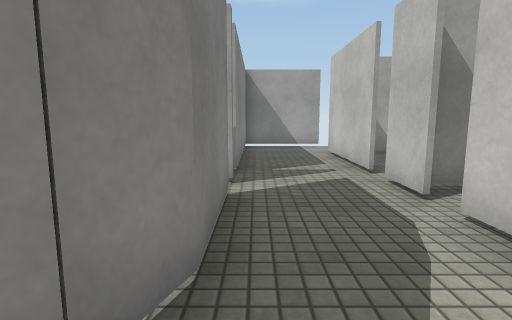
View 1 (above)

16 first-person views from a walk through a 3-D level made in the Unity game engine. The camera is 1.2 m above the floor, tilts 8° down and sees 80° across. The floor is counted in squares, 1 m on a side. Each view is taken from the middle of a square. On the plan, view 1 faces up. The plan holds only what a view shows up to about 13 squares ahead; the rest is blank. The place goes on beyond the plan. Surface patterns are stand-ins for the level's own textures.

View 2
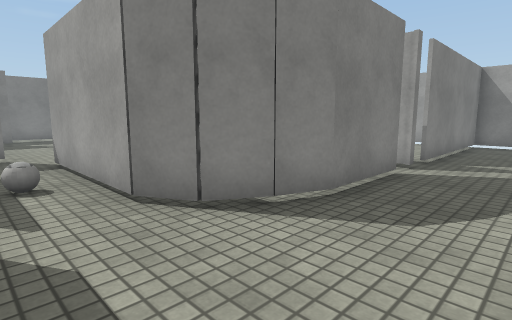

View 3
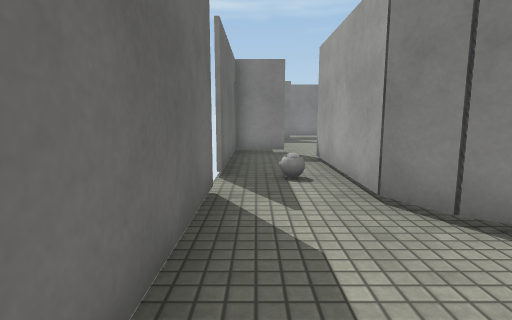

View 4
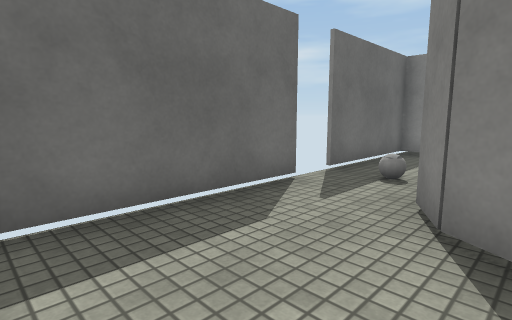

View 5
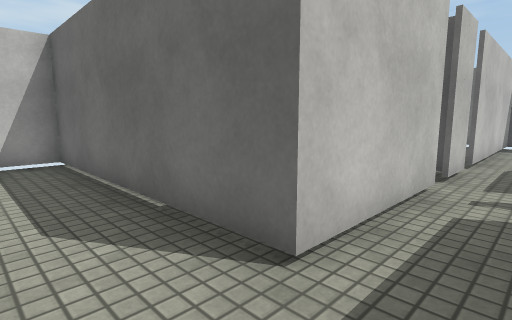

View 6
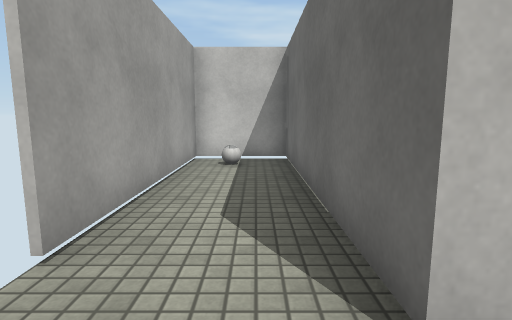

View 7
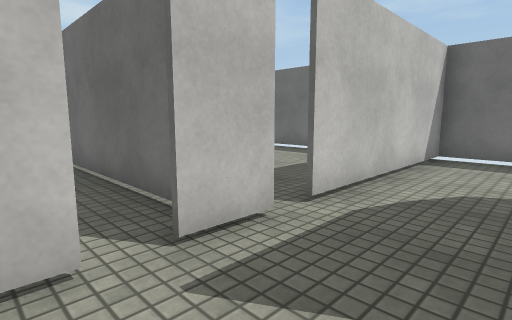

View 8
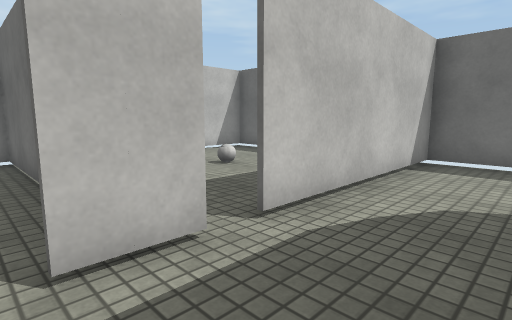

View 9
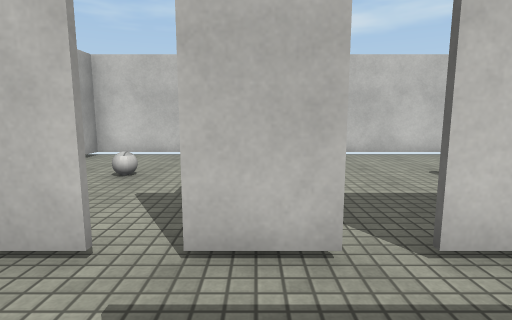

View 10
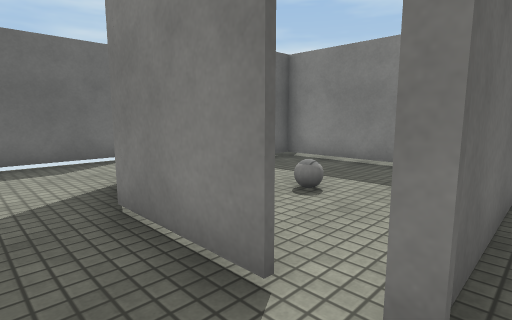

View 11
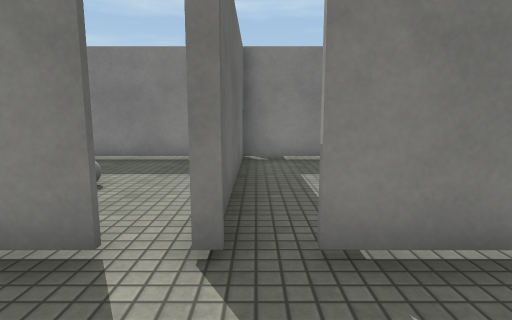

View 12
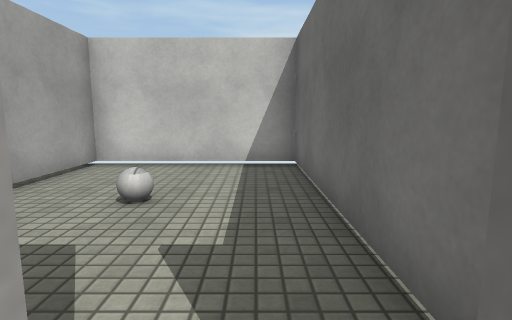

View 13
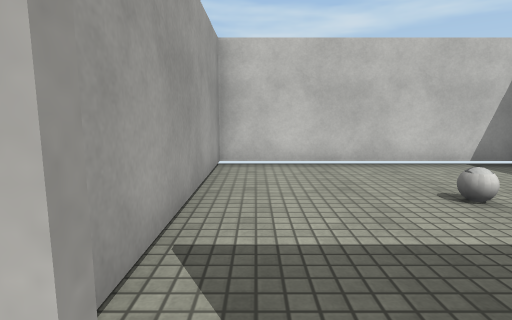

View 14
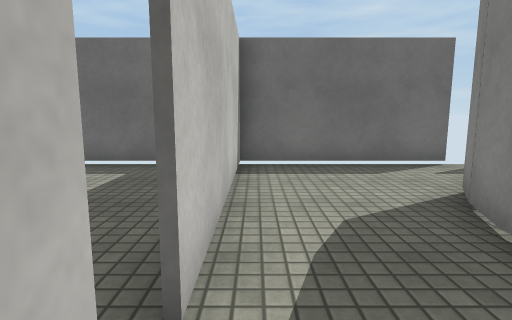

View 15
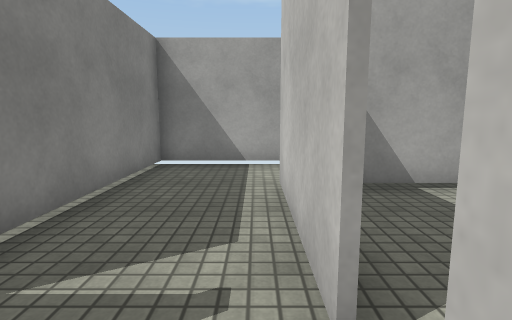

View 16
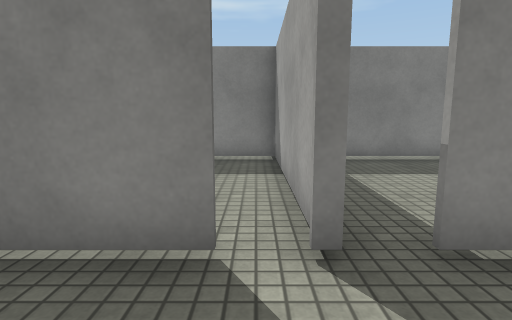

### Floor plan
Points are (right, up) in squares from view 1. A wall is a line through its corners. A room is listed if a view was taken in it or the views show most of it. See-through windows are left out.
Room 1 (views 1, 2, 3, 4, 5, 6, 7, 8, 9, 10, 11, 12, 13, 14, 15, 16)
walls: (-0.4, 4.8) (-0.4, 2.1) (-0.8, 1.1); (-0.4, 5.5) (-1.4, 5.5); (2.4, 4.2) (2.4, 5.6); (2.4, 6.4) (2.4, 10.1) (9.8, 10.1); (-0.7, 1.2) (-1.3, 0.2) (-2.2, -0.3) (-6.8, -0.3); (2.6, 12.7) (-0.4, 12.7) (-0.4, 6.5); (2.4, -2.8) (2.4, 3.5); (-2.9, -2.7) (3, -2.7); (9.7, 10) (9.7, 12.7) (3.2, 12.7); (-8.4, -1) (-8.4, -2.7) (-4, -2.7)
ways out: opening at (3, 4) to room 2; opening at (3, 6) to room 3; opening at (-1, 5) to room 4; gap at (-3.5, -3); gap at (3, 13)
Room 2 (no view inside)
walls: (3, -2.7) (9.7, -2.7) (9.7, 5); (9.8, 4.9) (2.9, 4.9)
ways out: opening at (3, 4) to room 1
Room 3 (no view inside)
walls: (2.4, 5) (9.8, 5); (9.7, 5) (9.7, 10); (9.8, 10) (3.8, 10)
ways out: opening at (3, 6) to room 1
Room 4 (no view inside)
walls: (-1.4, 5.5) (-6.6, 5.5); (-6.6, 7) (-6.6, -0.1) (-5.9, -0.1)
ways out: opening at (-1, 5) to room 1

Positions as (right, up) in squares from view 1, and headings:
1: (0, 0), facing up
2: (2, -2), facing up-left
3: (2, -2), facing left
4: (2, 1), facing down-left
5: (1, 12), facing down-right
6: (1, 11), facing right
7: (0, 7), facing down-right
8: (0, 6), facing down-right
9: (0, 5), facing right
10: (1, 6), facing down-left
11: (2, 6), facing left
12: (2, 6), facing right
13: (2, 4), facing right
14: (2, 5), facing down
15: (2, 5), facing up
16: (2, 5), facing left
